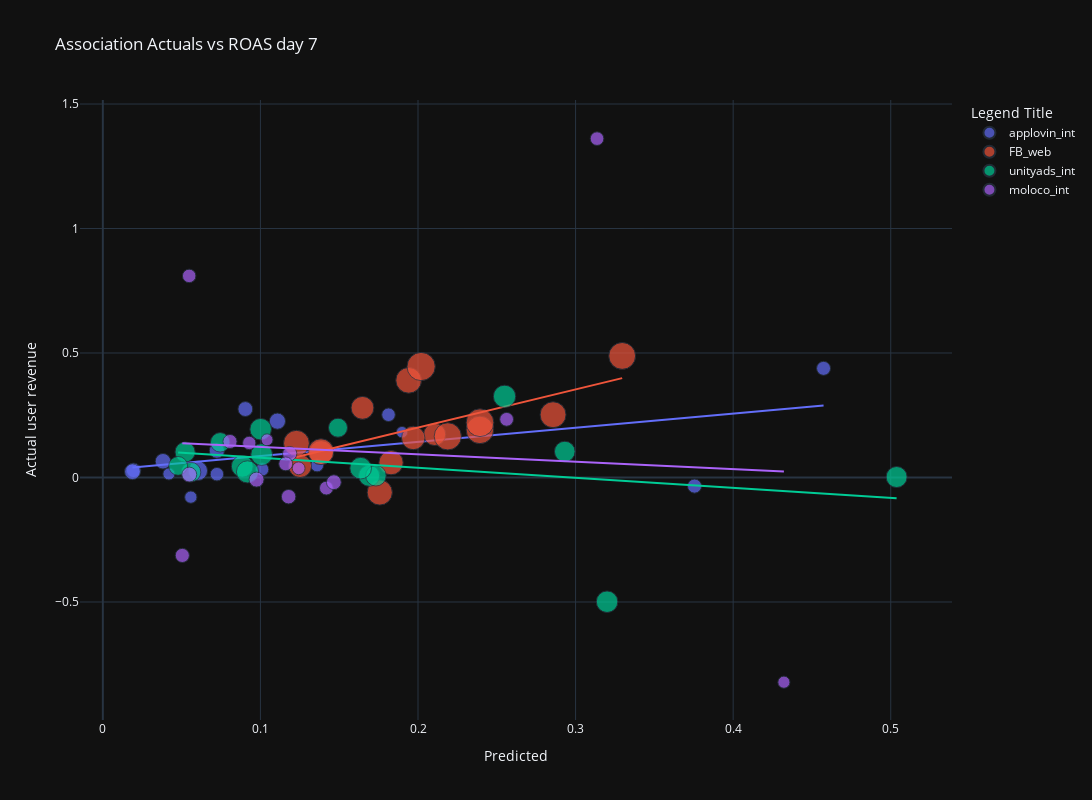

Write notebook code for a chart like this one.
### Code cell
import pandas as pd
import plotly.express as px

# Assuming reset_df is your DataFrame
pdf = pd.DataFrame({'y_test': agg_df_train['d7_28_increase_api'].values, 'predictions': (agg_df_train['revenue_d7']/agg_df_train['cost']), 'installs': agg_df_train['te_installs'], 'channel': agg_df_train['media_source']})

# Create a scatter plot with size and color based on 'installs' and 'channel'
fig = px.scatter(pdf, x='predictions', y='y_test', title='Association Actuals vs ROAS day 7', trendline='ols',
                 labels={'predictions': 'X-axis Label', 'y_test': 'Y-axis Label'},
                 template='plotly_dark',
                 hover_data=['predictions', 'y_test'],
                 size='installs',
                 color='channel',  # Set color based on 'channel'
                 )

# Customize the layout
fig.update_layout(
    width=1700,
    height=800,
    xaxis=dict(title_text='Predicted'),
    yaxis=dict(title_text='Actual user revenue'),
    legend=dict(title='Legend Title'),
    showlegend=True
)

# Show the plot
fig.show()

### Figure 1 — Plotly figure (JSON) as saved in the notebook; plotly's stock layout.template omitted (floating-point values rounded to 4 significant figures)
{"data": [{"hovertemplate": "channel=applovin_int<br>X-axis Label=%{x}<br>Y-axis Label=%{y}<br>installs=%{marker.size}<extra></extra>", "legendgroup": "applovin_int", "marker": {"color": "#636efa", "size": [147, 119, 142, 161, 123, 137, 159, 179, 150, 106, 171, 187, 213, 196, 203, 307], "sizemode": "area", "sizeref": 1.62, "symbol": "circle"}, "mode": "markers", "name": "applovin_int", "orientation": "v", "showlegend": true, "type": "scatter", "x": [0.0724, 0.04193, 0.1011, 0.3755, 0.05585, 0.136, 0.4574, 0.09044, 0.1813, 0.1899, 0.0195, 0.07236, 0.1108, 0.03818, 0.01879, 0.0603], "xaxis": "x", "y": [0.0134, 0.01437, 0.03237, -0.03449, -0.07885, 0.04872, 0.4383, 0.275, 0.252, 0.1821, 0.0289, 0.1078, 0.2263, 0.06522, 0.02321, 0.027], "yaxis": "y"}, {"hovertemplate": "<b>OLS trendline</b><br>y_test = 0.567729 * predictions + 0.0296057<br>R<sup>2</sup>=0.268866<br><br>channel=applovin_int<br>X-axis Label=%{x}<br>Y-axis Label=%{y} <b>(trend)</b><extra></extra>", "legendgroup": "applovin_int", "marker": {"color": "#636efa", "symbol": "circle"}, "mode": "lines", "name": "applovin_int", "showlegend": false, "type": "scatter", "x": [0.01879, 0.0195, 0.03818, 0.04193, 0.05585, 0.0603, 0.07236, 0.0724, 0.09044, 0.1011, 0.1108, 0.136, 0.1813, 0.1899, 0.3755, 0.4574], "xaxis": "x", "y": [0.04027, 0.04068, 0.05128, 0.05341, 0.06131, 0.06384, 0.07069, 0.07071, 0.08095, 0.08702, 0.0925, 0.1068, 0.1325, 0.1374, 0.2428, 0.2893], "yaxis": "y"}, {"hovertemplate": "channel=FB_web<br>X-axis Label=%{x}<br>Y-axis Label=%{y}<br>installs=%{marker.size}<extra></extra>", "legendgroup": "FB_web", "marker": {"color": "#EF553B", "size": [470, 429, 424, 401, 448, 537, 615, 601, 542, 515, 479, 540, 648, 625, 585, 547], "sizemode": "area", "sizeref": 1.62, "symbol": "circle"}, "mode": "markers", "name": "FB_web", "orientation": "v", "showlegend": true, "type": "scatter", "x": [0.1385, 0.1252, 0.1648, 0.2105, 0.197, 0.1941, 0.2393, 0.2189, 0.1229, 0.1757, 0.1829, 0.1384, 0.202, 0.2393, 0.3296, 0.2857], "xaxis": "x", "y": [0.1, 0.04613, 0.2797, 0.1731, 0.1588, 0.3903, 0.1912, 0.1653, 0.1375, -0.06012, 0.05951, 0.1038, 0.4457, 0.2201, 0.4883, 0.2521], "yaxis": "y"}, {"hovertemplate": "<b>OLS trendline</b><br>y_test = 1.53382 * predictions + -0.106406<br>R<sup>2</sup>=0.351903<br><br>channel=FB_web<br>X-axis Label=%{x}<br>Y-axis Label=%{y} <b>(trend)</b><extra></extra>", "legendgroup": "FB_web", "marker": {"color": "#EF553B", "symbol": "circle"}, "mode": "lines", "name": "FB_web", "showlegend": false, "type": "scatter", "x": [0.1229, 0.1252, 0.1384, 0.1385, 0.1648, 0.1757, 0.1829, 0.1941, 0.197, 0.202, 0.2105, 0.2189, 0.2393, 0.2393, 0.2857, 0.3296], "xaxis": "x", "y": [0.08204, 0.08558, 0.1059, 0.106, 0.1463, 0.1631, 0.1741, 0.1913, 0.1957, 0.2034, 0.2165, 0.2294, 0.2606, 0.2607, 0.3318, 0.3991], "yaxis": "y"}, {"hovertemplate": "channel=unityads_int<br>X-axis Label=%{x}<br>Y-axis Label=%{y}<br>installs=%{marker.size}<extra></extra>", "legendgroup": "unityads_int", "marker": {"color": "#00cc96", "size": [386, 332, 379, 383, 364, 377, 408, 400, 313, 348, 381, 360, 347, 289, 309, 295], "sizemode": "area", "sizeref": 1.62, "symbol": "circle"}, "mode": "markers", "name": "unityads_int", "orientation": "v", "showlegend": true, "type": "scatter", "x": [0.08845, 0.0522, 0.1002, 0.1008, 0.169, 0.32, 0.2549, 0.09181, 0.05594, 0.1733, 0.1636, 0.5037, 0.2931, 0.04777, 0.07448, 0.1492], "xaxis": "x", "y": [0.04495, 0.1024, 0.1939, 0.0921, 0.007094, -0.4989, 0.3259, 0.02259, 0.02156, 0.007319, 0.03748, 0.00198, 0.1042, 0.04653, 0.1413, 0.2], "yaxis": "y"}, {"hovertemplate": "<b>OLS trendline</b><br>y_test = -0.403862 * predictions + 0.119749<br>R<sup>2</sup>=0.084386<br><br>channel=unityads_int<br>X-axis Label=%{x}<br>Y-axis Label=%{y} <b>(trend)</b><extra></extra>", "legendgroup": "unityads_int", "marker": {"color": "#00cc96", "symbol": "circle"}, "mode": "lines", "name": "unityads_int", "showlegend": false, "type": "scatter", "x": [0.04777, 0.0522, 0.05594, 0.07448, 0.08845, 0.09181, 0.1002, 0.1008, 0.1492, 0.1636, 0.169, 0.1733, 0.2549, 0.2931, 0.32, 0.5037], "xaxis": "x", "y": [0.1005, 0.09867, 0.09716, 0.08967, 0.08403, 0.08267, 0.07929, 0.07904, 0.05948, 0.05367, 0.05149, 0.04977, 0.0168, 0.001364, -0.009477, -0.08368], "yaxis": "y"}, {"hovertemplate": "channel=moloco_int<br>X-axis Label=%{x}<br>Y-axis Label=%{y}<br>installs=%{marker.size}<extra></extra>", "legendgroup": "moloco_int", "marker": {"color": "#ab63fa", "size": [116, 155, 145, 120, 166, 151, 133, 162, 171, 158, 148, 182, 155, 183, 163, 180], "sizemode": "area", "sizeref": 1.62, "symbol": "circle"}, "mode": "markers", "name": "moloco_int", "orientation": "v", "showlegend": true, "type": "scatter", "x": [0.1042, 0.1419, 0.09292, 0.4322, 0.1186, 0.3136, 0.1243, 0.08068, 0.1179, 0.116, 0.0548, 0.05485, 0.2562, 0.09755, 0.05043, 0.1466], "xaxis": "x", "y": [0.1515, -0.04256, 0.1387, -0.8221, 0.09583, 1.361, 0.03704, 0.1445, -0.0771, 0.05486, 0.8097, 0.01175, 0.2337, -0.008351, -0.313, -0.0189], "yaxis": "y"}, {"hovertemplate": "<b>OLS trendline</b><br>y_test = -0.297854 * predictions + 0.152648<br>R<sup>2</sup>=0.004450<br><br>channel=moloco_int<br>X-axis Label=%{x}<br>Y-axis Label=%{y} <b>(trend)</b><extra></extra>", "legendgroup": "moloco_int", "marker": {"color": "#ab63fa", "symbol": "circle"}, "mode": "lines", "name": "moloco_int", "showlegend": false, "type": "scatter", "x": [0.05043, 0.0548, 0.05485, 0.08068, 0.09292, 0.09755, 0.1042, 0.116, 0.1179, 0.1186, 0.1243, 0.1419, 0.1466, 0.2562, 0.3136, 0.4322], "xaxis": "x", "y": [0.1376, 0.1363, 0.1363, 0.1286, 0.125, 0.1236, 0.1216, 0.1181, 0.1175, 0.1173, 0.1156, 0.1104, 0.109, 0.07633, 0.05924, 0.02392], "yaxis": "y"}], "layout": {"height": 800, "legend": {"itemsizing": "constant", "title": {"text": "Legend Title"}, "tracegroupgap": 0}, "showlegend": true, "title": {"text": "Association Actuals vs ROAS day 7"}, "width": 1700, "xaxis": {"anchor": "y", "domain": [0, 1], "title": {"text": "Predicted"}}, "yaxis": {"anchor": "x", "domain": [0, 1], "title": {"text": "Actual user revenue"}}}}
